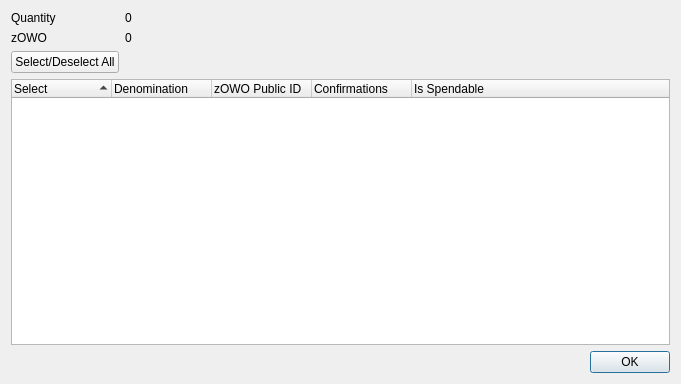
<?xml version="1.0" encoding="UTF-8"?>
<ui version="4.0">
 <class>ZOneWorldControlDialog</class>
 <widget class="QDialog" name="ZOneWorldControlDialog">
  <property name="geometry">
   <rect>
    <x>0</x>
    <y>0</y>
    <width>681</width>
    <height>384</height>
   </rect>
  </property>
  <property name="minimumSize">
   <size>
    <width>681</width>
    <height>384</height>
   </size>
  </property>
  <property name="windowTitle">
   <string>Select zOWO to Spend</string>
  </property>
  <layout class="QGridLayout" name="gridLayout">
   <item row="0" column="0">
    <layout class="QFormLayout" name="formLayout">
     <property name="sizeConstraint">
      <enum>QLayout::SetDefaultConstraint</enum>
     </property>
     <item row="0" column="0">
      <widget class="QLabel" name="labelQuantity">
       <property name="text">
        <string>Quantity</string>
       </property>
      </widget>
     </item>
     <item row="0" column="1">
      <widget class="QLabel" name="labelQuantity_int">
       <property name="text">
        <string>0</string>
       </property>
      </widget>
     </item>
     <item row="1" column="0">
      <widget class="QLabel" name="labelZOneWorld">
       <property name="text">
        <string>zOWO</string>
       </property>
      </widget>
     </item>
     <item row="1" column="1">
      <widget class="QLabel" name="labelZOneWorld_int">
       <property name="text">
        <string>0</string>
       </property>
      </widget>
     </item>
     <item row="2" column="0">
      <widget class="QPushButton" name="pushButtonAll">
       <property name="text">
        <string>Select/Deselect All</string>
       </property>
      </widget>
     </item>
    </layout>
   </item>
   <item row="1" column="0">
    <layout class="QVBoxLayout" name="verticalLayout">
     <item>
      <widget class="QTreeWidget" name="treeWidget">
       <property name="minimumSize">
        <size>
         <width>0</width>
         <height>250</height>
        </size>
       </property>
       <property name="alternatingRowColors">
        <bool>true</bool>
       </property>
       <property name="sortingEnabled">
        <bool>true</bool>
       </property>
       <property name="columnCount">
        <number>5</number>
       </property>
       <attribute name="headerDefaultSectionSize">
        <number>100</number>
       </attribute>
       <column>
        <property name="text">
         <string notr="true">Select</string>
        </property>
       </column>
       <column>
        <property name="text">
         <string notr="true">Denomination</string>
        </property>
       </column>
       <column>
        <property name="text">
         <string notr="true">zOWO Public ID</string>
        </property>
       </column>
       <column>
        <property name="text">
         <string notr="true">Confirmations</string>
        </property>
       </column>
       <column>
        <property name="text">
         <string>Is Spendable</string>
        </property>
       </column>
      </widget>
     </item>
     <item>
      <widget class="QDialogButtonBox" name="buttonBox">
       <property name="orientation">
        <enum>Qt::Horizontal</enum>
       </property>
       <property name="standardButtons">
        <set>QDialogButtonBox::Ok</set>
       </property>
      </widget>
     </item>
    </layout>
   </item>
  </layout>
 </widget>
 <resources/>
 <connections>
  <connection>
   <sender>buttonBox</sender>
   <signal>accepted()</signal>
   <receiver>ZOneWorldControlDialog</receiver>
   <slot>accept()</slot>
   <hints>
    <hint type="sourcelabel">
     <x>248</x>
     <y>254</y>
    </hint>
    <hint type="destinationlabel">
     <x>157</x>
     <y>274</y>
    </hint>
   </hints>
  </connection>
  <connection>
   <sender>buttonBox</sender>
   <signal>rejected()</signal>
   <receiver>ZOneWorldControlDialog</receiver>
   <slot>reject()</slot>
   <hints>
    <hint type="sourcelabel">
     <x>316</x>
     <y>260</y>
    </hint>
    <hint type="destinationlabel">
     <x>286</x>
     <y>274</y>
    </hint>
   </hints>
  </connection>
 </connections>
</ui>
